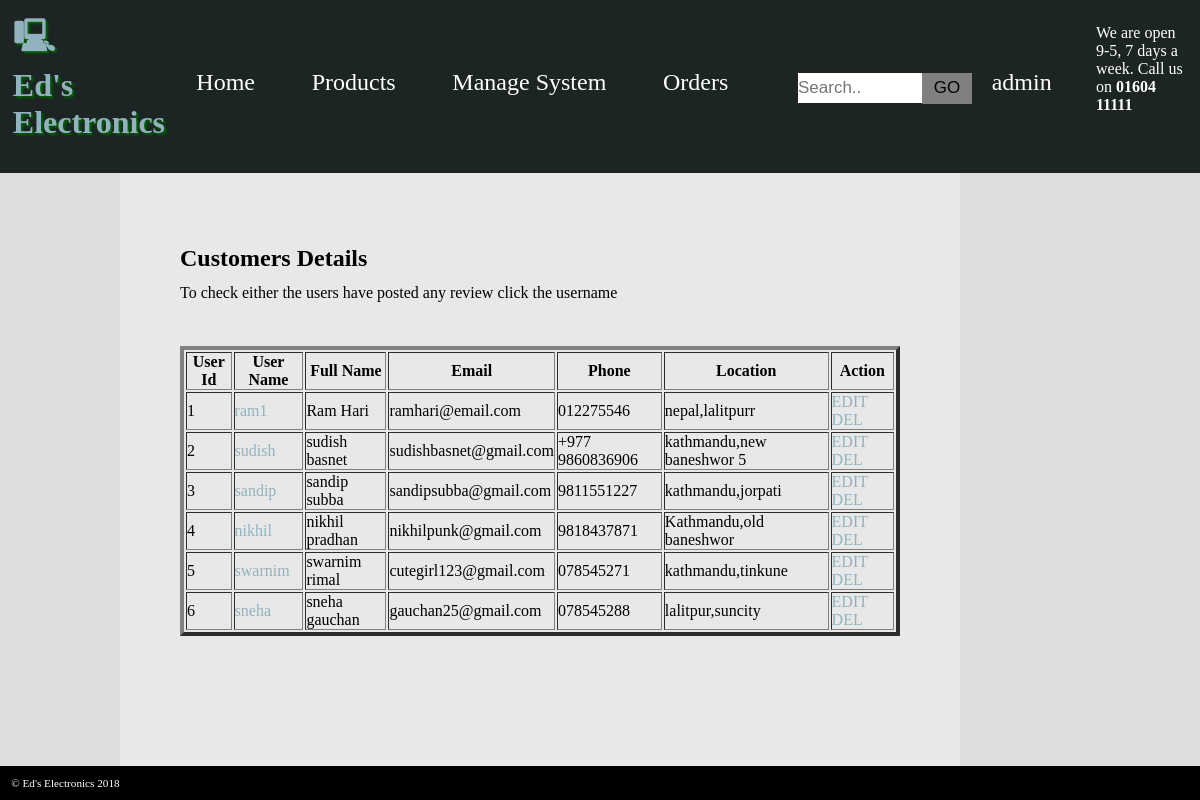
The page /listCustomers.php (signed in) on the database its author committed.
### tables this page shows
CREATE TABLE `user_login` (
  `user_id` int(11) NOT NULL,
  `uName` varchar(255) NOT NULL,
  `fName` varchar(255) NOT NULL,
  `mail` varchar(255) NOT NULL,
  `phone` varchar(255) NOT NULL,
  `location` varchar(255) NOT NULL,
  `password` varchar(255) NOT NULL,
  `notice` int(11) DEFAULT NULL
);

### session.php (called while the page is built, shortened)
<?php
	include 'header.php';
?>

### listCustomers.php (the view, shortened to what this page needs)
<?php
	include 'session.php';
	$u = $p->prepare("SELECT * FROM user_login");
	$u->execute();
	include 'footer.php';
?>
<?php if (isset($_SESSION['aId'])) { ?>
<main>
<h2>Customers Details</h2>
<p>To check either the users have posted any review click the username</p><br><br>
<table border="4">
	<tr>
		<th>User Id</th>
		<th>User Name</th>
		<th>Full Name</th>
		<th>Email</th>
		<th>Phone</th>
		<th>Location</th>
		<th>Action</th>
	</tr>
	<?php
	foreach ($u as $all) {?>
		<tr>
			<td><?php echo  $all['user_id'];?></td>
			<td><a href="checkReview.php?uId=<?php echo $all['user_id'] ?>"><?php echo $all['uName'];?></td>
			<td><?php echo $all['fName'];?></td>
			<td><?php echo $all['mail'];?></td>
			<td><?php echo $all['phone'];?></td>
			<td><?php echo $all['location'];?></td>
			<td><a href="eCustomers.php?edit=<?php echo $all['user_id']?>">EDIT</a>
				<a href="listCustomers.php?del=<?php echo $all['user_id'] ?>">DEL</a>
				</td>
		</tr>
	<?php }?>
</table><br><br><br><br><br><br>
</main>
<?php }
else
	echo " <script> alert('Login first as admin') </script>";
 ?>

### header.php (shortened to what this page needs)
<link rel="stylesheet" href="electronics.css" />
<header>
			<h1>Ed's Electronics</h1>
			<ul>
				<li><a href="index.php">Home</a></li>
				<li><a href="#">Products</a>
				</li>
				<li><?php
				if (isset($_SESSION['aId'])) {
						echo "Manage System";
						}
				?>
				</li>
				<?php
				if (isset($_SESSION['aId'])) {
						echo '<li><a href ="orders.php">Orders</a></li>';
					}
				?>
				<li><?php
						include 'search.php'
						?>
				</li>
				<li><?php
						$p = new PDO('mysql:dbname=assessment;host=localhost','root','');
						if (isset($_SESSION['sId'])) {
							$id = $_SESSION['sId'];
							$u = $p->prepare("SELECT uName FROM user_login WHERE user_id = '$id'");
							$u->execute();
							$s =$u->fetch();
							echo $s['uName'];
						}
						else if (isset($_SESSION['aId'])) {
							$id = $_SESSION['aId'];
							$u = $p->prepare("SELECT uName FROM admin_login WHERE admin_id = '$id'");
							$u->execute();
							$s =$u->fetch();
							echo $s['uName'];
						}
						else
							echo "Account";
						?>
					</li>
			</ul>
			<address>
				<p>We are open 9-5, 7 days a week. Call us on
					<strong>01604 11111</strong>
				</p>
			</address>
		</header>

### electronics.css (style rules this page uses)
* { margin: 0; padding: 0; }
h1 { font-family: 'Audiowide', cursive; margin: 0.4em; }
header h1:before { content: "\1F5B3"; font-family: 'hack'; padding-right: 0.4em; }
header h1 { color: #92B2BF; text-shadow: 2px 2px 2px darkgreen; }
header a { color: white; text-decoration: none; }
header address { float: right; color: white; font-style: normal; padding: 1em; }
main { min-height: 20vh; grid-area: main; padding: 5vw; background-color: #E8E8E8; }
header { background-color: #1C2524; grid-area: header;transition: 0.5s; }
main h1, main a { color: #92B2BF;text-decoration: none; }
header { display: grid; grid-template-columns: 10% 80% 10%; }
header ul { align-self: center; display: grid; grid-template-columns: auto auto auto auto auto auto; grid-template-rows: auto; color: white; list-style-type: none;padding-left: 5%; }
header > ul > li { font-size: 1.5em; cursor: pointer; text-align: center; }
h1 { font-weight: bold; margin-bottom: 1em; }
p { margin-top: 0.5em; margin-bottom: 0.5em; }
h2 { margin-top: 0.5em; margin-bottom: 0.5em; }

### rows shown on the page
user_login: user_id "1", uName "ram1", fName "Ram Hari", mail "ramhari@email.com", phone "012275546", location "nepal,lalitpurr"
user_login: user_id "2", uName "sudish", fName "sudish basnet", mail "sudishbasnet@gmail.com", phone "+977 9860836906", location "kathmandu,new baneshwor 5"
user_login: user_id "3", uName "sandip", fName "sandip subba", mail "sandipsubba@gmail.com", phone "9811551227", location "kathmandu,jorpati"
user_login: user_id "4", uName "nikhil", fName "nikhil pradhan", mail "nikhilpunk@gmail.com", phone "9818437871", location "Kathmandu,old baneshwor"
user_login: user_id "5", uName "swarnim", fName "swarnim rimal", mail "cutegirl123@gmail.com", phone "078545271", location "kathmandu,tinkune"
user_login: user_id "6", uName "sneha", fName "sneha gauchan", mail "gauchan25@gmail.com", phone "078545288", location "lalitpur,suncity"

### other values the page prints
$s['uName'] "admin"
